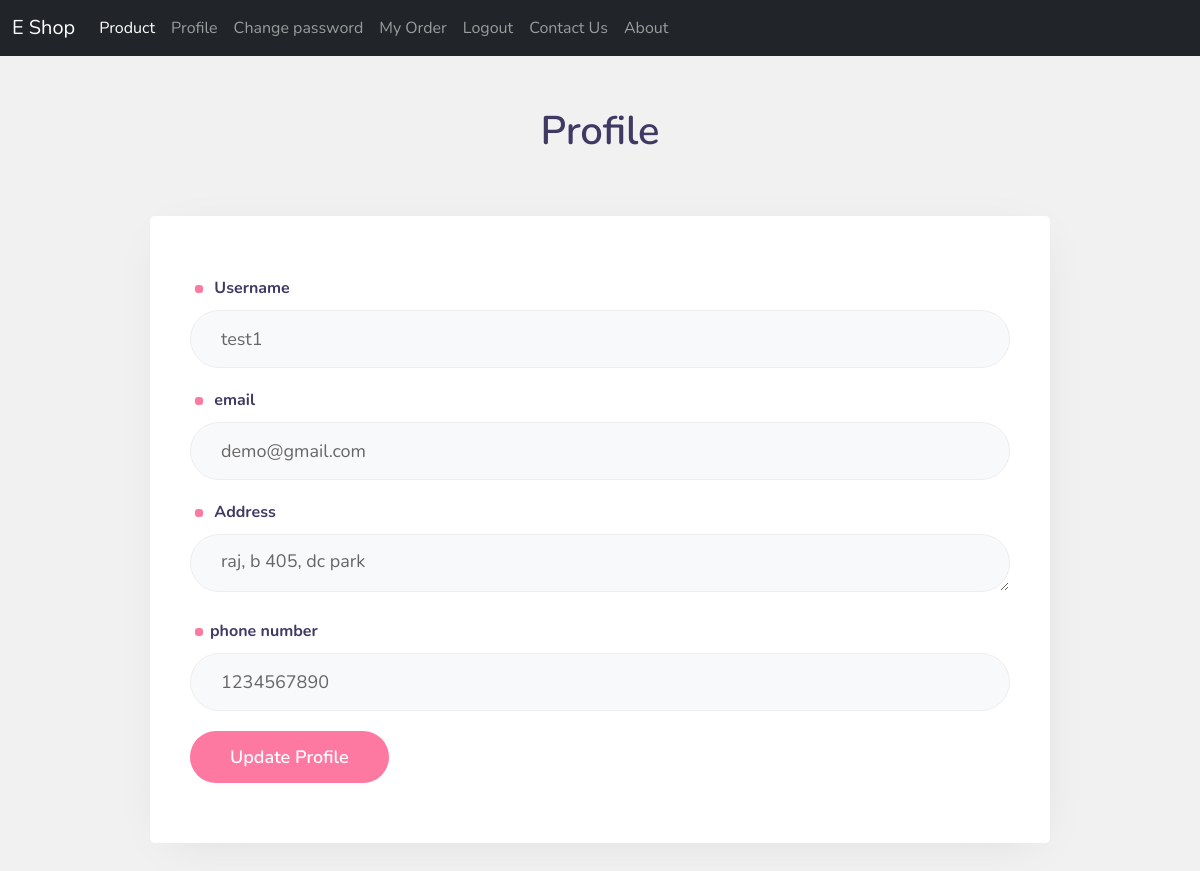
Screenshot of /profile/ (signed in) with the database file from the repository.
### app1/models.py (models this page shows)
class UserRegister(models.Model):
    name = models.CharField(max_length=200)
    email = models.EmailField()
    password = models.CharField(max_length=200)
    address = models.CharField(max_length=200)
    phone = models.IntegerField()

### app1/views.py (the view)
# urls.py: path('profile/',profile,name='profile1'),
def profile(request):
    if 'email' in request.session:
        a=request.session['email']
        data=UserRegister.objects.get(email=a)
        if request.method=="POST":
            data.name=request.POST['name']
            data.address = request.POST['address']
            data.phone = request.POST['phone']
            data.save()
            return render(request,'profile.html',{'message':"Profile Updated Successfully",'data':data,'a':a})
        return render(request,'profile.html',{'data':data,'a':a})
    else:
        return  redirect('login1')

### app1/templates/profile.html (shortened to what this page needs)
{% extends 'common.html' %}
{% block content %}
{% load static %}
<!DOCTYPE html>
<html lang="zxx">
<head>
    <link rel="stylesheet" href="{% static 'css/style.css' %} " type="text/css" media="all" />
</head>
<body>
    <div class="w3l-loginblock signinform">
        <div class="logo">
            <a class="brand-logo" href="index.html">Profile</a>
        </div>
            <div class="row map-content-9">
                <div class="info-grids">
                    <form  method="post" class="">
                        {% if a %}
                        <div class="form-grid">
                            <div class="input-field">
                                <label> Username </label>
                                <input type="text" name="name" id="name" value={{data.name}} required="">
                            </div>
                            <div class="input-field">
                                <label> email </label>
                                <input type="email" name="email" id="email" value={{data.email}} readonly>
                            </div>
                            <div class="input-field">
                                <label> Address</label>
                                <textarea name="address">{{data.address}}</textarea>
                            </div>
                            <div class="input-field">
                                <label>phone number </label>
                                <input type="number" name="phone" id="phone" value={{data.phone}} required="">
                            </div>
                        </div>
                        {% endif %}
                        <button type="submit" class="btn btn-primary btn-style">Update Profile</button>
                    </form>
                </div>
            </div>
    </div>
</body>
</html>
{% endblock %}

### app1/static/css/style.css (style rules this page uses)
html { scroll-behavior: smooth; }
:root { --primary-color: #FE79A2; --secondary-color: #1545CB; --font-color: #666; --bg-color: #fff; --heading-color: #3f3a64; --border-radius: 8px; --border-radius-full: 35px; --border-color: transparent; --border-color-light: #eee; --bg-grey: #f7f7f7; --bg-lightgrey: #f8f9fa; }
body, html { margin: 0; padding: 0; color: #585858; }
* { box-sizing: border-box; font-family: 'Nunito', sans-serif; }
button, input, select { -webkit-appearance: none; outline: none; }
button, .btn, select { cursor: pointer; }
a { text-decoration: none; }
body { background: #f1f1f1; margin: 0; padding: 0; }
form, fieldset { border: 0; padding: 0; margin: 0; }
.signinform { padding: 50px 30px; }
a.brand-logo { color: #3f3a64; font-size: 40px; line-height: 50px; font-weight: 600; }
.logo { text-align: center; }
.map-content-9 { align-items: center; display: flex; justify-content: center; max-width: 900px; width: 100%; box-shadow: rgba(0, 0, 0, 0.1) 2px 9px 49px -17px; margin: 60px auto; border-radius: 5px; background: var(--bg-color); }
.info-grids { width: 100%; padding: 60px 40px; }
.map-content-9 form input, .map-content-9 form textarea { color: #666; font-size: 18px; line-height: 28px; width: 100%; height: 58px; margin-bottom: 20px; border-width: 1px; border-style: solid; border-color: rgb(238, 238, 238); border-image: initial; padding: 12px 30px; background: rgb(248, 249, 250); border-radius: var(--border-radius-full); }
.w3l-loginblock .input-field label { font-weight: 700; color: var(--heading-color); margin-bottom: 10px; display: block; }
.w3l-loginblock .input-field label::before { display: inline-flex; margin-right: 7px; margin-left: 5px; width: 8px; height: 8px; background-color: var(--primary-color); content: ""; border-radius: 3px; }
.btn-style { font-size: 18px; line-height: 28px; font-weight: 600; color: rgb(255, 255, 255); background-color: var(--primary-color); padding: 12px 40px; transition: all 0.3s ease-in 0s; border: none; border-radius: var(--border-radius-full); }

### rows the page displays
UserRegister: name "test1", email "demo@gmail.com", address "raj, b 405, dc park", phone "1234567890"
